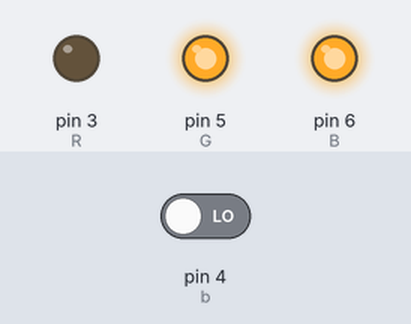
Bench run of a sketch on a simulated Arduino Uno, built with avr-gcc and run on an emulated ATmega328P. Parts: output pins drawn as LEDs (lit = HIGH). Inputs (shaded band) come from the test bench; at power-on: pin 4 (b) LOW.

Above: at 0.1 s.
At 18.0 s:
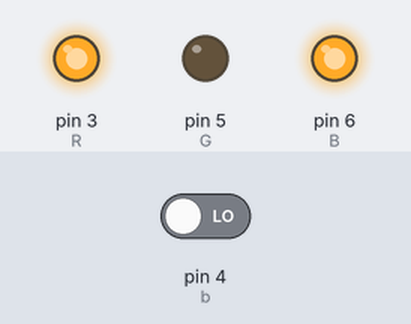
18.1 s: pin 4 (b) driven HIGH
At 20.7 s:
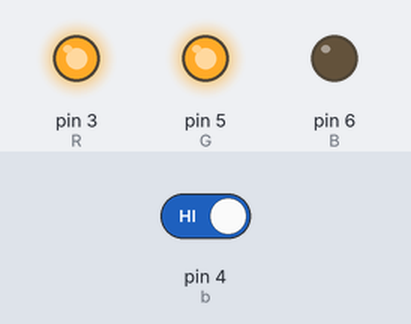
Timing chart, 0 to 22.2 s (numbered marks = the images above; inputs shaded):
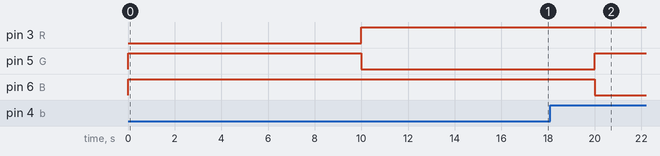

The sketch:

missao5.ino
```cpp
#define R 3
#define G 5
#define B 6
#define b 4
void setup(){
    pinMode(R, OUTPUT);
    pinMode(G, OUTPUT);
    pinMode(B, OUTPUT);
    pinMode(b, INPUT);
}
void loop(){
  if(millis()<=10000){
    analogWrite(R, 255-255);
    analogWrite(G, 255-0);
    analogWrite(B, 255-0);

    }
  if(millis()>10000&&millis()<=20000){
    analogWrite(R, 255-0);
    analogWrite(G, 255-255);
    analogWrite(B, 255-0);
    }
  if(millis()>20000){
    analogWrite(R, 255-0);
    analogWrite(G, 255-0);
    analogWrite(B, 255-0);}
  if(millis()>20000 && digitalRead(b)==1){
    analogWrite(R, 255-0);
    analogWrite(G, 255-0);
    analogWrite(B, 255-255);
    delay(10000);
    }
  if(millis()>26000){
    analogWrite(R, 255-255);
    analogWrite(G, 255-0);
    analogWrite(B, 255-0);
    }
}
```

Measured:
- after the input at 18.1 s, pin 3 (R): stays HIGH (without the input it goes to HIGH after 7.9 s); pin 6 (B): HIGH → LOW after 1.9 s
